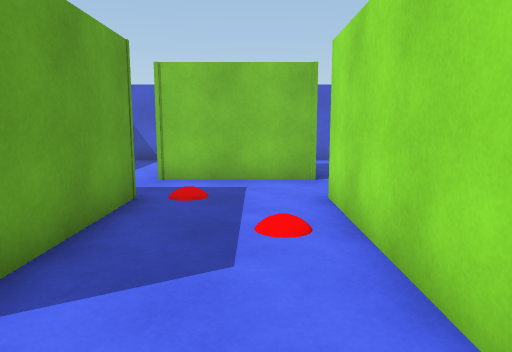
[1] (above)

17 first-person views from a walk through a 3-D level made in the Unity game engine. The camera is 1.4 m above the floor, tilts 8° down and sees 70° across. The floor is counted in squares, 1 m on a side. Each view is taken from the middle of a square. On the plan, view 1 faces up. The plan holds only what a view shows up to about 16 squares ahead; the rest is blank. The player is left out. Surface patterns are stand-ins for the level's own textures.

[2]
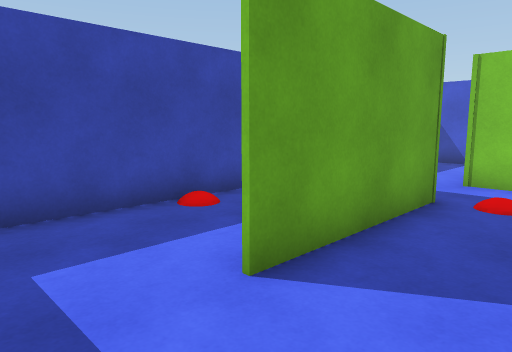

[3]
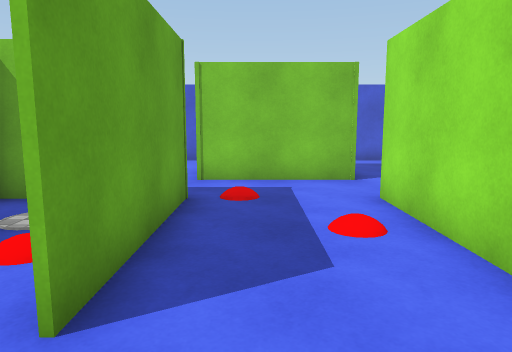

[4]
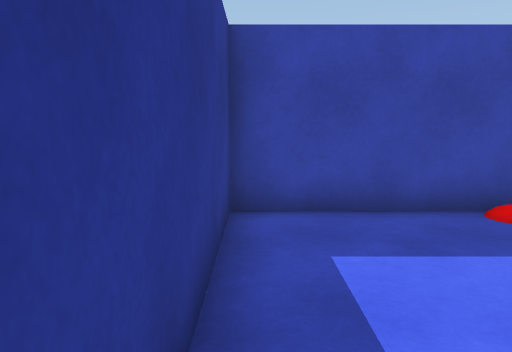

[5]
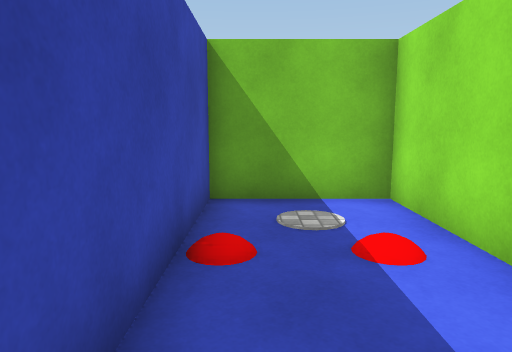

[6]
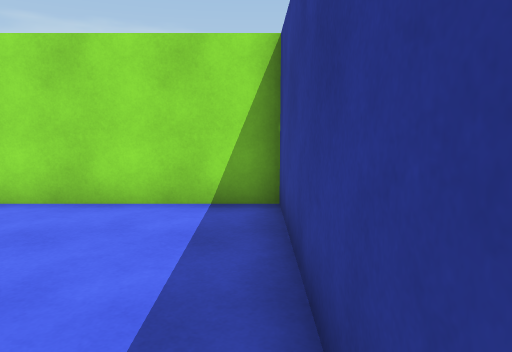

[7]
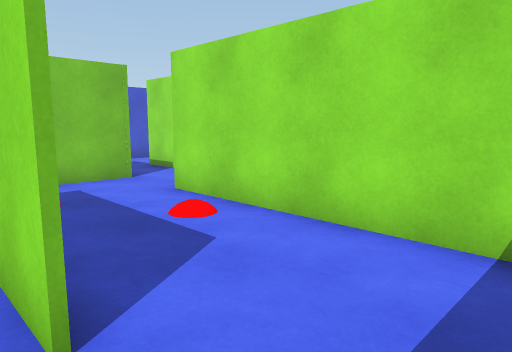

[8]
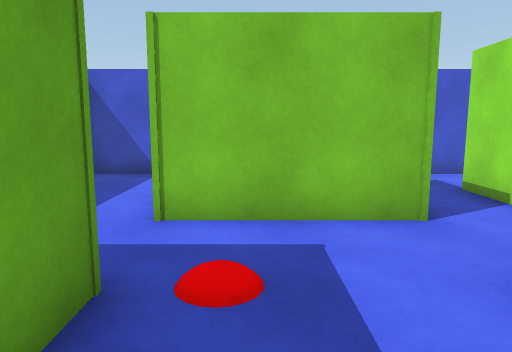

[9]
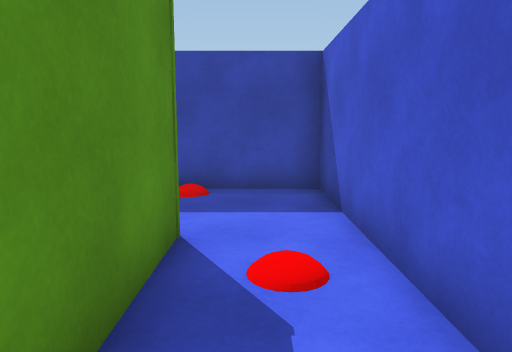

[10]
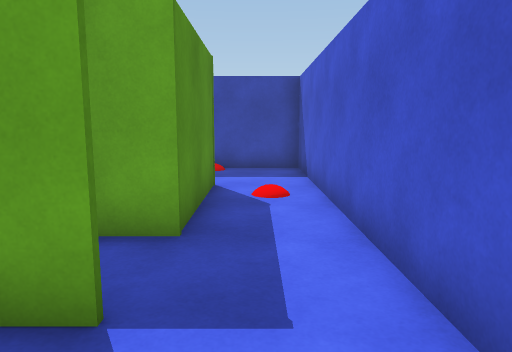

[11]
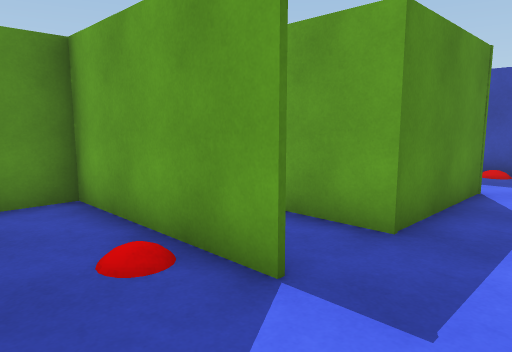

[12]
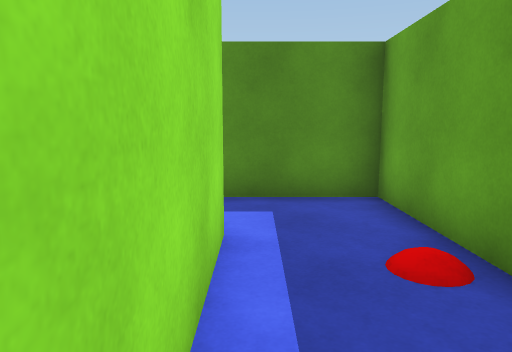

[13]
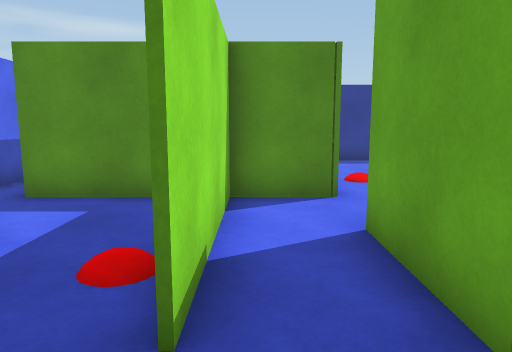

[14]
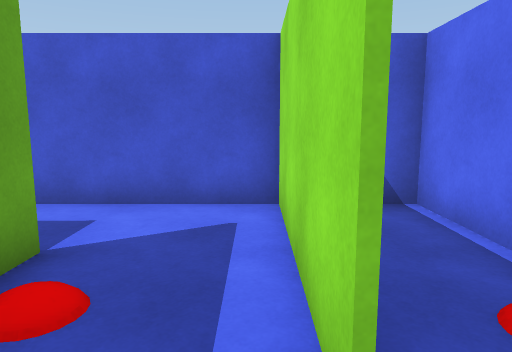

[15]
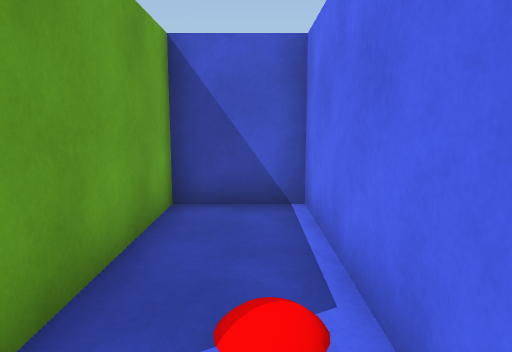

[16]
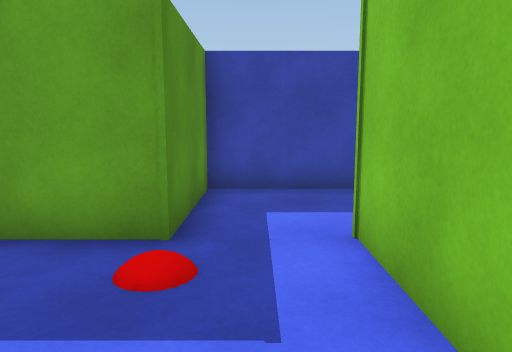

[17]
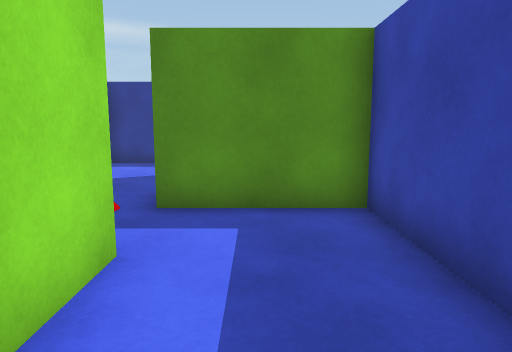

### Floor plan
Ten units are one square. View 1 is at (0, 0); x grows to the right and y downward. Boxes are objects, and circles mark ways between rooms. Rooms are numbered by the first view taken in them; rooms with no view inside come last. Other rooms are left out.
<svg viewBox="-65 -150 159 159">
<path fill="none" stroke="#000" d="M-24 -22 -24 -68 -59 -68M-23 -70 -23 -22M-59 -70 -59 4 14 4 14 -70M5 -93 -14 -93M-25 -120 15 -120 15 -93 5 -93M-14 -93 -24 -93 -24 -110M14 -70 40 -70M64 -114 64 -144M35 -69 35 -120M69 -144 -59 -144 -59 -70M-60 -70 -23 -70M64 -94 64 -114M36 -120 36 -69M40 -70 66 -70M89 -91 89 -144 69 -144M66 -70 76 -70M65 -145 65 -99"/>
<rect x="-45" y="-55" width="10" height="10" fill="#bbb"><title>disc</title></rect>
<circle cx="-20" cy="-80" r="3" fill="#2a7"/>
<circle cx="10" cy="-80" r="3" fill="#2a7"/>
<circle cx="55" cy="-105" r="3" fill="#2a7"/>
<circle cx="70" cy="-85" r="3" fill="#2a7"/>
<text x="-30" y="-30">1</text>
<text x="0" y="-130">2</text>
<text x="50" y="-100">3</text>
<text x="80" y="-100">4</text>
</svg>
Room 1 opens to room 2. Room 2 opens to room 3. Room 3 opens to room 4.

Where each view was taken, in squares from view 1:
view 1: 0 up, 0 right, facing up
view 2: 0 up, 0 right, facing up-left
view 3: 0 up, 1 left, facing up
view 4: 0 up, 0 right, facing left
view 5: 0 up, 5 left, facing up
view 6: 0 up, 5 left, facing right
view 7: 0 up, 3 left, facing up-right
view 8: 4 up, 1 left, facing up
view 9: 13 up, 2 right, facing left
view 10: 13 up, 6 right, facing left
view 11: 14 up, 6 right, facing down-left
view 12: 14 up, 6 right, facing down
view 13: 14 up, 3 right, facing down
view 14: 8 up, 6 right, facing up
view 15: 8 up, 8 right, facing up
view 16: 8 up, 2 right, facing left
view 17: 13 up, 4 left, facing down
